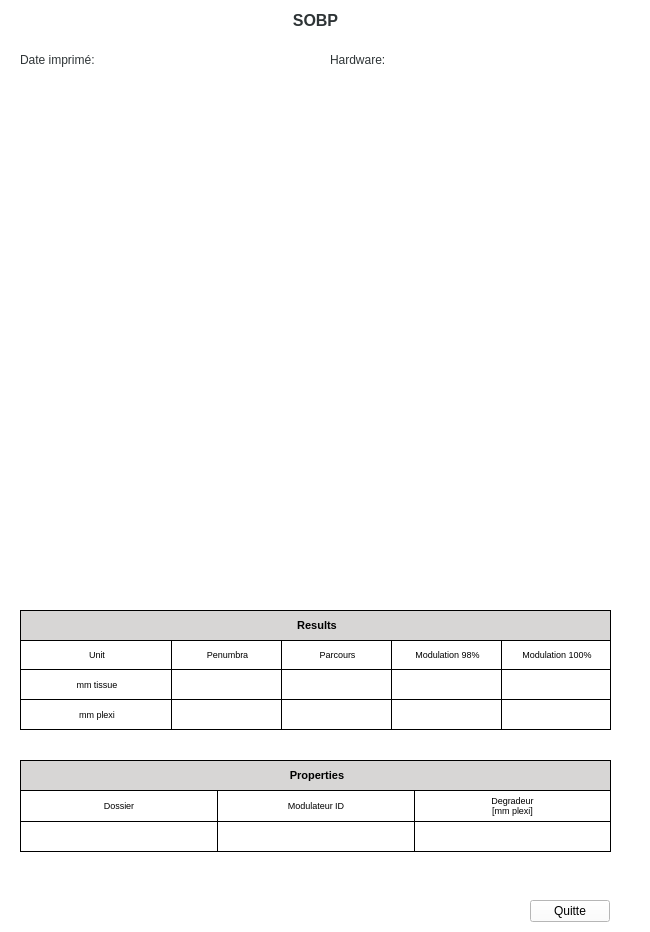
<?xml version="1.0" encoding="UTF-8"?>
<ui version="4.0">
 <class>SOBPPrintDialog</class>
 <widget class="QWidget" name="SOBPPrintDialog">
  <property name="geometry">
   <rect>
    <x>0</x>
    <y>0</y>
    <width>650</width>
    <height>932</height>
   </rect>
  </property>
  <property name="windowTitle">
   <string>Form</string>
  </property>
  <property name="styleSheet">
   <string notr="true">background: white;
</string>
  </property>
  <widget class="QWidget" name="SOBPWidget" native="true">
   <property name="geometry">
    <rect>
     <x>0</x>
     <y>0</y>
     <width>630</width>
     <height>891</height>
    </rect>
   </property>
   <widget class="QLabel" name="label_87">
    <property name="geometry">
     <rect>
      <x>0</x>
      <y>10</y>
      <width>631</width>
      <height>21</height>
     </rect>
    </property>
    <property name="styleSheet">
     <string notr="true">color: rgb(46, 52, 54);
</string>
    </property>
    <property name="text">
     <string>&lt;html&gt;&lt;head/&gt;&lt;body&gt;&lt;p align=&quot;center&quot;&gt;&lt;span style=&quot; font-size:12pt; font-weight:600;&quot;&gt;SOBP&lt;/span&gt;&lt;/p&gt;&lt;/body&gt;&lt;/html&gt;</string>
    </property>
   </widget>
   <widget class="QLabel" name="label_2">
    <property name="geometry">
     <rect>
      <x>20</x>
      <y>610</y>
      <width>591</width>
      <height>30</height>
     </rect>
    </property>
    <property name="minimumSize">
     <size>
      <width>0</width>
      <height>30</height>
     </size>
    </property>
    <property name="maximumSize">
     <size>
      <width>659</width>
      <height>30</height>
     </size>
    </property>
    <property name="sizeIncrement">
     <size>
      <width>659</width>
      <height>30</height>
     </size>
    </property>
    <property name="font">
     <font>
      <pointsize>8</pointsize>
      <weight>75</weight>
      <bold>true</bold>
     </font>
    </property>
    <property name="styleSheet">
     <string notr="true">background-color : #d7d6d5; 
color : black;
border-color: black;
border-width: 1px;
border-style: solid;
border-bottom-style: none;

</string>
    </property>
    <property name="text">
     <string>&lt;html&gt;&lt;head/&gt;&lt;body&gt;&lt;p align=&quot;center&quot;&gt;Results&lt;/p&gt;&lt;/body&gt;&lt;/html&gt;</string>
    </property>
   </widget>
   <widget class="QWidget" name="gridLayoutWidget_2">
    <property name="geometry">
     <rect>
      <x>20</x>
      <y>640</y>
      <width>593</width>
      <height>92</height>
     </rect>
    </property>
    <layout class="QGridLayout" name="gridLayout_2">
     <property name="spacing">
      <number>0</number>
     </property>
     <item row="0" column="1">
      <widget class="QLabel" name="label_11">
       <property name="minimumSize">
        <size>
         <width>110</width>
         <height>30</height>
        </size>
       </property>
       <property name="maximumSize">
        <size>
         <width>86</width>
         <height>30</height>
        </size>
       </property>
       <property name="font">
        <font>
         <pointsize>7</pointsize>
        </font>
       </property>
       <property name="styleSheet">
        <string notr="true">color : black;
border-color: black;
border-width: 1px;
border-style: solid;
border-right-style: none;
</string>
       </property>
       <property name="text">
        <string>&lt;html&gt;&lt;head/&gt;&lt;body&gt;&lt;p align=&quot;center&quot;&gt;Penumbra&lt;/p&gt;&lt;/body&gt;&lt;/html&gt;</string>
       </property>
      </widget>
     </item>
     <item row="1" column="1">
      <widget class="QLineEdit" name="lineEdit_penumbra_tissue">
       <property name="sizePolicy">
        <sizepolicy hsizetype="Expanding" vsizetype="Expanding">
         <horstretch>0</horstretch>
         <verstretch>0</verstretch>
        </sizepolicy>
       </property>
       <property name="minimumSize">
        <size>
         <width>110</width>
         <height>30</height>
        </size>
       </property>
       <property name="maximumSize">
        <size>
         <width>86</width>
         <height>30</height>
        </size>
       </property>
       <property name="font">
        <font>
         <pointsize>7</pointsize>
        </font>
       </property>
       <property name="styleSheet">
        <string notr="true">border-color: black;
border-width: 1px;
border-style: solid;
border-right-style: none;
border-top-style: none;
color: rgb(46, 52, 54);
</string>
       </property>
       <property name="alignment">
        <set>Qt::AlignCenter</set>
       </property>
       <property name="readOnly">
        <bool>true</bool>
       </property>
      </widget>
     </item>
     <item row="0" column="0">
      <widget class="QLabel" name="label_8">
       <property name="minimumSize">
        <size>
         <width>151</width>
         <height>30</height>
        </size>
       </property>
       <property name="maximumSize">
        <size>
         <width>151</width>
         <height>30</height>
        </size>
       </property>
       <property name="font">
        <font>
         <pointsize>7</pointsize>
        </font>
       </property>
       <property name="styleSheet">
        <string notr="true">color : black;
border-color: black;
border-width: 1px;
border-style: solid;
border-right-style: none;
</string>
       </property>
       <property name="text">
        <string>&lt;html&gt;&lt;head/&gt;&lt;body&gt;&lt;p align=&quot;center&quot;&gt;Unit&lt;/p&gt;&lt;/body&gt;&lt;/html&gt;</string>
       </property>
      </widget>
     </item>
     <item row="1" column="2">
      <widget class="QLineEdit" name="lineEdit_parcours_tissue">
       <property name="sizePolicy">
        <sizepolicy hsizetype="Expanding" vsizetype="Expanding">
         <horstretch>0</horstretch>
         <verstretch>0</verstretch>
        </sizepolicy>
       </property>
       <property name="minimumSize">
        <size>
         <width>110</width>
         <height>30</height>
        </size>
       </property>
       <property name="maximumSize">
        <size>
         <width>86</width>
         <height>30</height>
        </size>
       </property>
       <property name="font">
        <font>
         <pointsize>7</pointsize>
        </font>
       </property>
       <property name="styleSheet">
        <string notr="true">border-color: black;
border-width: 1px;
border-style: solid;
border-top-style: none;
border-right-style: none;
color: rgb(46, 52, 54);
</string>
       </property>
       <property name="alignment">
        <set>Qt::AlignCenter</set>
       </property>
       <property name="readOnly">
        <bool>true</bool>
       </property>
      </widget>
     </item>
     <item row="0" column="2">
      <widget class="QLabel" name="label_13">
       <property name="minimumSize">
        <size>
         <width>110</width>
         <height>30</height>
        </size>
       </property>
       <property name="maximumSize">
        <size>
         <width>86</width>
         <height>30</height>
        </size>
       </property>
       <property name="font">
        <font>
         <pointsize>7</pointsize>
        </font>
       </property>
       <property name="styleSheet">
        <string notr="true">color : black;
border-color: black;
border-width: 1px;
border-style: solid;
border-right-style: none;
</string>
       </property>
       <property name="text">
        <string>&lt;html&gt;&lt;head/&gt;&lt;body&gt;&lt;p align=&quot;center&quot;&gt;Parcours&lt;/p&gt;&lt;/body&gt;&lt;/html&gt;</string>
       </property>
      </widget>
     </item>
     <item row="1" column="0">
      <widget class="QLabel" name="label_9">
       <property name="minimumSize">
        <size>
         <width>151</width>
         <height>30</height>
        </size>
       </property>
       <property name="maximumSize">
        <size>
         <width>151</width>
         <height>30</height>
        </size>
       </property>
       <property name="font">
        <font>
         <pointsize>7</pointsize>
        </font>
       </property>
       <property name="styleSheet">
        <string notr="true">color : black;
border-color: black;
border-width: 1px;
border-style: solid;
border-right-style: none;
border-top-style: none;
</string>
       </property>
       <property name="text">
        <string>&lt;html&gt;&lt;head/&gt;&lt;body&gt;&lt;p align=&quot;center&quot;&gt;mm tissue&lt;/p&gt;&lt;/body&gt;&lt;/html&gt;</string>
       </property>
      </widget>
     </item>
     <item row="2" column="0">
      <widget class="QLabel" name="label_10">
       <property name="minimumSize">
        <size>
         <width>151</width>
         <height>30</height>
        </size>
       </property>
       <property name="maximumSize">
        <size>
         <width>151</width>
         <height>30</height>
        </size>
       </property>
       <property name="font">
        <font>
         <pointsize>7</pointsize>
        </font>
       </property>
       <property name="styleSheet">
        <string notr="true">color : black;
border-color: black;
border-width: 1px;
border-style: solid;
border-right-style: none;
border-top-style: none;
</string>
       </property>
       <property name="text">
        <string>&lt;html&gt;&lt;head/&gt;&lt;body&gt;&lt;p align=&quot;center&quot;&gt;mm plexi&lt;/p&gt;&lt;/body&gt;&lt;/html&gt;</string>
       </property>
      </widget>
     </item>
     <item row="2" column="1">
      <widget class="QLineEdit" name="lineEdit_penumbra_plexi">
       <property name="sizePolicy">
        <sizepolicy hsizetype="Expanding" vsizetype="Expanding">
         <horstretch>0</horstretch>
         <verstretch>0</verstretch>
        </sizepolicy>
       </property>
       <property name="minimumSize">
        <size>
         <width>110</width>
         <height>30</height>
        </size>
       </property>
       <property name="maximumSize">
        <size>
         <width>86</width>
         <height>30</height>
        </size>
       </property>
       <property name="font">
        <font>
         <pointsize>7</pointsize>
        </font>
       </property>
       <property name="styleSheet">
        <string notr="true">border-color: black;
border-width: 1px;
border-style: solid;
border-right-style: none;
border-top-style: none;
color: rgb(46, 52, 54);
</string>
       </property>
       <property name="alignment">
        <set>Qt::AlignCenter</set>
       </property>
       <property name="readOnly">
        <bool>true</bool>
       </property>
      </widget>
     </item>
     <item row="2" column="2">
      <widget class="QLineEdit" name="lineEdit_parcours_plexi">
       <property name="sizePolicy">
        <sizepolicy hsizetype="Expanding" vsizetype="Expanding">
         <horstretch>0</horstretch>
         <verstretch>0</verstretch>
        </sizepolicy>
       </property>
       <property name="minimumSize">
        <size>
         <width>110</width>
         <height>30</height>
        </size>
       </property>
       <property name="maximumSize">
        <size>
         <width>86</width>
         <height>30</height>
        </size>
       </property>
       <property name="font">
        <font>
         <pointsize>7</pointsize>
        </font>
       </property>
       <property name="styleSheet">
        <string notr="true">border-color: black;
border-width: 1px;
border-style: solid;
border-right-style: none;
border-top-style: none;
color: rgb(46, 52, 54);
</string>
       </property>
       <property name="alignment">
        <set>Qt::AlignCenter</set>
       </property>
       <property name="readOnly">
        <bool>true</bool>
       </property>
      </widget>
     </item>
     <item row="0" column="3">
      <widget class="QLabel" name="label_12">
       <property name="minimumSize">
        <size>
         <width>110</width>
         <height>30</height>
        </size>
       </property>
       <property name="maximumSize">
        <size>
         <width>86</width>
         <height>30</height>
        </size>
       </property>
       <property name="font">
        <font>
         <pointsize>7</pointsize>
        </font>
       </property>
       <property name="styleSheet">
        <string notr="true">color : black;
border-color: black;
border-width: 1px;
border-style: solid;
border-right-style: none;
</string>
       </property>
       <property name="text">
        <string>&lt;html&gt;&lt;head/&gt;&lt;body&gt;&lt;p align=&quot;center&quot;&gt;Modulation 98%&lt;/p&gt;&lt;/body&gt;&lt;/html&gt;</string>
       </property>
      </widget>
     </item>
     <item row="0" column="4">
      <widget class="QLabel" name="label_14">
       <property name="minimumSize">
        <size>
         <width>110</width>
         <height>30</height>
        </size>
       </property>
       <property name="maximumSize">
        <size>
         <width>86</width>
         <height>30</height>
        </size>
       </property>
       <property name="font">
        <font>
         <pointsize>7</pointsize>
        </font>
       </property>
       <property name="styleSheet">
        <string notr="true">color : black;
border-color: black;
border-width: 1px;
border-style: solid;
</string>
       </property>
       <property name="text">
        <string>&lt;html&gt;&lt;head/&gt;&lt;body&gt;&lt;p align=&quot;center&quot;&gt;Modulation 100%&lt;/p&gt;&lt;/body&gt;&lt;/html&gt;</string>
       </property>
      </widget>
     </item>
     <item row="1" column="3">
      <widget class="QLineEdit" name="lineEdit_mod98_tissue">
       <property name="sizePolicy">
        <sizepolicy hsizetype="Expanding" vsizetype="Expanding">
         <horstretch>0</horstretch>
         <verstretch>0</verstretch>
        </sizepolicy>
       </property>
       <property name="minimumSize">
        <size>
         <width>110</width>
         <height>30</height>
        </size>
       </property>
       <property name="maximumSize">
        <size>
         <width>86</width>
         <height>30</height>
        </size>
       </property>
       <property name="font">
        <font>
         <pointsize>7</pointsize>
        </font>
       </property>
       <property name="styleSheet">
        <string notr="true">border-color: black;
border-width: 1px;
border-style: solid;
border-top-style: none;
border-right-style: none;
color: rgb(46, 52, 54);
</string>
       </property>
       <property name="alignment">
        <set>Qt::AlignCenter</set>
       </property>
       <property name="readOnly">
        <bool>true</bool>
       </property>
      </widget>
     </item>
     <item row="2" column="3">
      <widget class="QLineEdit" name="lineEdit_mod98_plexi">
       <property name="sizePolicy">
        <sizepolicy hsizetype="Expanding" vsizetype="Expanding">
         <horstretch>0</horstretch>
         <verstretch>0</verstretch>
        </sizepolicy>
       </property>
       <property name="minimumSize">
        <size>
         <width>110</width>
         <height>30</height>
        </size>
       </property>
       <property name="maximumSize">
        <size>
         <width>86</width>
         <height>30</height>
        </size>
       </property>
       <property name="font">
        <font>
         <pointsize>7</pointsize>
        </font>
       </property>
       <property name="styleSheet">
        <string notr="true">border-color: black;
border-width: 1px;
border-style: solid;
border-top-style: none;
border-right-style: none;
color: rgb(46, 52, 54);
</string>
       </property>
       <property name="alignment">
        <set>Qt::AlignCenter</set>
       </property>
       <property name="readOnly">
        <bool>true</bool>
       </property>
      </widget>
     </item>
     <item row="1" column="4">
      <widget class="QLineEdit" name="lineEdit_mod100_tissue">
       <property name="sizePolicy">
        <sizepolicy hsizetype="Expanding" vsizetype="Expanding">
         <horstretch>0</horstretch>
         <verstretch>0</verstretch>
        </sizepolicy>
       </property>
       <property name="minimumSize">
        <size>
         <width>110</width>
         <height>30</height>
        </size>
       </property>
       <property name="maximumSize">
        <size>
         <width>86</width>
         <height>30</height>
        </size>
       </property>
       <property name="font">
        <font>
         <pointsize>7</pointsize>
        </font>
       </property>
       <property name="styleSheet">
        <string notr="true">border-color: black;
border-width: 1px;
border-style: solid;
border-top-style: none;
color: rgb(46, 52, 54);

</string>
       </property>
       <property name="alignment">
        <set>Qt::AlignCenter</set>
       </property>
       <property name="readOnly">
        <bool>true</bool>
       </property>
      </widget>
     </item>
     <item row="2" column="4">
      <widget class="QLineEdit" name="lineEdit_mod100_plexi">
       <property name="sizePolicy">
        <sizepolicy hsizetype="Expanding" vsizetype="Expanding">
         <horstretch>0</horstretch>
         <verstretch>0</verstretch>
        </sizepolicy>
       </property>
       <property name="minimumSize">
        <size>
         <width>110</width>
         <height>30</height>
        </size>
       </property>
       <property name="maximumSize">
        <size>
         <width>86</width>
         <height>30</height>
        </size>
       </property>
       <property name="font">
        <font>
         <pointsize>7</pointsize>
        </font>
       </property>
       <property name="styleSheet">
        <string notr="true">border-color: black;
border-width: 1px;
border-style: solid;
border-top-style: none;
color: rgb(46, 52, 54);
</string>
       </property>
       <property name="alignment">
        <set>Qt::AlignCenter</set>
       </property>
       <property name="readOnly">
        <bool>true</bool>
       </property>
      </widget>
     </item>
    </layout>
   </widget>
   <widget class="QWidget" name="horizontalLayoutWidget_2">
    <property name="geometry">
     <rect>
      <x>20</x>
      <y>50</y>
      <width>291</width>
      <height>21</height>
     </rect>
    </property>
    <layout class="QHBoxLayout" name="horizontalLayout_2">
     <item>
      <widget class="QLabel" name="nameLabel_2">
       <property name="minimumSize">
        <size>
         <width>95</width>
         <height>0</height>
        </size>
       </property>
       <property name="maximumSize">
        <size>
         <width>60</width>
         <height>16777215</height>
        </size>
       </property>
       <property name="styleSheet">
        <string notr="true">color: rgb(46, 52, 54);
</string>
       </property>
       <property name="text">
        <string>&lt;html&gt;&lt;head/&gt;&lt;body&gt;&lt;p&gt;Date imprimé:&lt;/p&gt;&lt;/body&gt;&lt;/html&gt;</string>
       </property>
      </widget>
     </item>
     <item>
      <widget class="QLineEdit" name="lineEdit_date">
       <property name="font">
        <font>
         <pointsize>9</pointsize>
        </font>
       </property>
       <property name="styleSheet">
        <string notr="true">border: none;
color: rgb(46, 52, 54);

</string>
       </property>
       <property name="readOnly">
        <bool>true</bool>
       </property>
      </widget>
     </item>
    </layout>
   </widget>
   <widget class="QCustomPlot" name="customPlot_sobp" native="true">
    <property name="geometry">
     <rect>
      <x>20</x>
      <y>80</y>
      <width>591</width>
      <height>511</height>
     </rect>
    </property>
    <property name="styleSheet">
     <string notr="true">background: white;
</string>
    </property>
   </widget>
   <widget class="QLabel" name="label_3">
    <property name="geometry">
     <rect>
      <x>20</x>
      <y>760</y>
      <width>591</width>
      <height>30</height>
     </rect>
    </property>
    <property name="minimumSize">
     <size>
      <width>0</width>
      <height>30</height>
     </size>
    </property>
    <property name="maximumSize">
     <size>
      <width>659</width>
      <height>30</height>
     </size>
    </property>
    <property name="sizeIncrement">
     <size>
      <width>659</width>
      <height>30</height>
     </size>
    </property>
    <property name="font">
     <font>
      <pointsize>8</pointsize>
      <weight>75</weight>
      <bold>true</bold>
     </font>
    </property>
    <property name="styleSheet">
     <string notr="true">background-color : #d7d6d5; 
color : black;
border-color: black;
border-width: 1px;
border-style: solid;
border-bottom-style: none;

</string>
    </property>
    <property name="text">
     <string>&lt;html&gt;&lt;head/&gt;&lt;body&gt;&lt;p align=&quot;center&quot;&gt;Properties&lt;/p&gt;&lt;/body&gt;&lt;/html&gt;</string>
    </property>
   </widget>
   <widget class="QWidget" name="horizontalLayoutWidget_3">
    <property name="geometry">
     <rect>
      <x>330</x>
      <y>50</y>
      <width>291</width>
      <height>21</height>
     </rect>
    </property>
    <layout class="QHBoxLayout" name="horizontalLayout_3">
     <item>
      <widget class="QLabel" name="nameLabel_3">
       <property name="minimumSize">
        <size>
         <width>69</width>
         <height>0</height>
        </size>
       </property>
       <property name="maximumSize">
        <size>
         <width>60</width>
         <height>16777215</height>
        </size>
       </property>
       <property name="styleSheet">
        <string notr="true">color: rgb(46, 52, 54);
</string>
       </property>
       <property name="text">
        <string>&lt;html&gt;&lt;head/&gt;&lt;body&gt;&lt;p&gt;Hardware:&lt;/p&gt;&lt;/body&gt;&lt;/html&gt;</string>
       </property>
      </widget>
     </item>
     <item>
      <widget class="QLineEdit" name="lineEdit_hardware">
       <property name="font">
        <font>
         <pointsize>9</pointsize>
        </font>
       </property>
       <property name="styleSheet">
        <string notr="true">border: none;
color: rgb(46, 52, 54);

</string>
       </property>
       <property name="readOnly">
        <bool>true</bool>
       </property>
      </widget>
     </item>
    </layout>
   </widget>
   <widget class="QWidget" name="gridLayoutWidget">
    <property name="geometry">
     <rect>
      <x>20</x>
      <y>790</y>
      <width>591</width>
      <height>62</height>
     </rect>
    </property>
    <layout class="QGridLayout" name="gridLayout">
     <property name="spacing">
      <number>0</number>
     </property>
     <item row="1" column="1">
      <widget class="QLineEdit" name="lineEdit_modulateur">
       <property name="minimumSize">
        <size>
         <width>0</width>
         <height>30</height>
        </size>
       </property>
       <property name="font">
        <font>
         <pointsize>7</pointsize>
        </font>
       </property>
       <property name="styleSheet">
        <string notr="true">border-color: black;
border-width: 1px;
border-style: solid;
border-right-style: none;
border-top-style: none;
color: rgb(46, 52, 54);
</string>
       </property>
       <property name="alignment">
        <set>Qt::AlignCenter</set>
       </property>
      </widget>
     </item>
     <item row="0" column="2">
      <widget class="QLabel" name="label_4">
       <property name="styleSheet">
        <string notr="true">color : black;
border-color: black;
border-width: 1px;
border-style: solid;
</string>
       </property>
       <property name="text">
        <string>&lt;html&gt;&lt;head/&gt;&lt;body&gt;&lt;p&gt;&lt;span style=&quot; font-size:7pt;&quot;&gt;Degradeur&lt;br/&gt;[mm plexi]&lt;/span&gt;&lt;/p&gt;&lt;/body&gt;&lt;/html&gt;</string>
       </property>
       <property name="alignment">
        <set>Qt::AlignCenter</set>
       </property>
      </widget>
     </item>
     <item row="1" column="2">
      <widget class="QLineEdit" name="lineEdit_degradeur">
       <property name="minimumSize">
        <size>
         <width>0</width>
         <height>30</height>
        </size>
       </property>
       <property name="font">
        <font>
         <pointsize>7</pointsize>
        </font>
       </property>
       <property name="styleSheet">
        <string notr="true">border-color: black;
border-width: 1px;
border-style: solid;
border-top-style: none;
color: rgb(46, 52, 54);
</string>
       </property>
       <property name="alignment">
        <set>Qt::AlignCenter</set>
       </property>
      </widget>
     </item>
     <item row="0" column="1">
      <widget class="QLabel" name="label">
       <property name="minimumSize">
        <size>
         <width>0</width>
         <height>30</height>
        </size>
       </property>
       <property name="styleSheet">
        <string notr="true">color : black;
border-color: black;
border-width: 1px;
border-style: solid;
border-right-style: none;
</string>
       </property>
       <property name="text">
        <string>&lt;html&gt;&lt;head/&gt;&lt;body&gt;&lt;p&gt;&lt;span style=&quot; font-size:7pt;&quot;&gt;Modulateur ID&lt;/span&gt;&lt;/p&gt;&lt;/body&gt;&lt;/html&gt;</string>
       </property>
       <property name="alignment">
        <set>Qt::AlignCenter</set>
       </property>
      </widget>
     </item>
     <item row="0" column="0">
      <widget class="QLabel" name="label_5">
       <property name="styleSheet">
        <string notr="true">color : black;
border-color: black;
border-width: 1px;
border-style: solid;
border-right-style: none;

</string>
       </property>
       <property name="text">
        <string>&lt;html&gt;&lt;head/&gt;&lt;body&gt;&lt;p&gt;&lt;span style=&quot; font-size:7pt;&quot;&gt;Dossier&lt;/span&gt;&lt;/p&gt;&lt;/body&gt;&lt;/html&gt;</string>
       </property>
       <property name="alignment">
        <set>Qt::AlignCenter</set>
       </property>
      </widget>
     </item>
     <item row="1" column="0">
      <widget class="QLineEdit" name="lineEdit_dossier">
       <property name="minimumSize">
        <size>
         <width>0</width>
         <height>30</height>
        </size>
       </property>
       <property name="font">
        <font>
         <pointsize>7</pointsize>
        </font>
       </property>
       <property name="styleSheet">
        <string notr="true">border-color: black;
border-width: 1px;
border-style: solid;
border-top-style: none;
border-right-style: none;
color: rgb(46, 52, 54);

</string>
       </property>
       <property name="alignment">
        <set>Qt::AlignCenter</set>
       </property>
      </widget>
     </item>
    </layout>
   </widget>
  </widget>
  <widget class="QPushButton" name="closePushButton">
   <property name="geometry">
    <rect>
     <x>530</x>
     <y>900</y>
     <width>80</width>
     <height>22</height>
    </rect>
   </property>
   <property name="text">
    <string>Quitte</string>
   </property>
  </widget>
 </widget>
 <customwidgets>
  <customwidget>
   <class>QCustomPlot</class>
   <extends>QWidget</extends>
   <header>qcustomplot.h</header>
   <container>1</container>
  </customwidget>
 </customwidgets>
 <tabstops>
  <tabstop>lineEdit_penumbra_tissue</tabstop>
  <tabstop>lineEdit_parcours_tissue</tabstop>
  <tabstop>closePushButton</tabstop>
  <tabstop>lineEdit_date</tabstop>
 </tabstops>
 <resources/>
 <connections/>
</ui>
